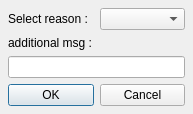
<ui version="4.0" >
 <author></author>
 <comment></comment>
 <exportmacro></exportmacro>
 <class>callAdmin</class>
 <widget class="QDialog" name="callAdmin" >
  <property name="geometry" >
   <rect>
    <x>0</x>
    <y>0</y>
    <width>193</width>
    <height>112</height>
   </rect>
  </property>
  <property name="windowTitle" >
   <string>call admin</string>
  </property>
  <layout class="QVBoxLayout" >
   <property name="margin" >
    <number>8</number>
   </property>
   <property name="spacing" >
    <number>6</number>
   </property>
   <item>
    <layout class="QHBoxLayout" >
     <property name="margin" >
      <number>0</number>
     </property>
     <property name="spacing" >
      <number>6</number>
     </property>
     <item>
      <widget class="QLabel" name="labelReason" >
       <property name="text" >
        <string>Select reason :</string>
       </property>
      </widget>
     </item>
     <item>
      <widget class="QComboBox" name="comboReason" >
       <property name="editable" >
        <bool>false</bool>
       </property>
      </widget>
     </item>
    </layout>
   </item>
   <item>
    <widget class="QLabel" name="labelMsg" >
     <property name="text" >
      <string>additional msg :</string>
     </property>
    </widget>
   </item>
   <item>
    <widget class="QLineEdit" name="leMsg" />
   </item>
   <item>
    <layout class="QHBoxLayout" >
     <property name="margin" >
      <number>0</number>
     </property>
     <property name="spacing" >
      <number>6</number>
     </property>
     <item>
      <widget class="QPushButton" name="okButton" >
       <property name="text" >
        <string>OK</string>
       </property>
      </widget>
     </item>
     <item>
      <widget class="QPushButton" name="cancelButton" >
       <property name="text" >
        <string>Cancel</string>
       </property>
      </widget>
     </item>
    </layout>
   </item>
  </layout>
 </widget>
 <pixmapfunction></pixmapfunction>
 <resources/>
 <connections>
  <connection>
   <sender>okButton</sender>
   <signal>clicked()</signal>
   <receiver>callAdmin</receiver>
   <slot>accept()</slot>
   <hints>
    <hint type="sourcelabel" >
     <x>278</x>
     <y>253</y>
    </hint>
    <hint type="destinationlabel" >
     <x>96</x>
     <y>254</y>
    </hint>
   </hints>
  </connection>
  <connection>
   <sender>cancelButton</sender>
   <signal>clicked()</signal>
   <receiver>callAdmin</receiver>
   <slot>reject()</slot>
   <hints>
    <hint type="sourcelabel" >
     <x>369</x>
     <y>253</y>
    </hint>
    <hint type="destinationlabel" >
     <x>179</x>
     <y>282</y>
    </hint>
   </hints>
  </connection>
 </connections>
</ui>
